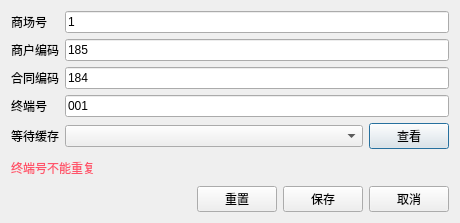
<?xml version="1.0" encoding="UTF-8"?>
<ui version="4.0">
 <class>w_sys_manage_outer_pay_set_isoft</class>
 <widget class="QDialog" name="w_sys_manage_outer_pay_set_isoft">
  <property name="geometry">
   <rect>
    <x>0</x>
    <y>0</y>
    <width>460</width>
    <height>223</height>
   </rect>
  </property>
  <property name="windowTitle">
   <string>Dialog</string>
  </property>
  <layout class="QVBoxLayout" name="verticalLayout">
   <item>
    <layout class="QGridLayout" name="gridLayout" columnstretch="0,1,0">
     <item row="3" column="0">
      <widget class="QLabel" name="label_4">
       <property name="text">
        <string>终端号</string>
       </property>
      </widget>
     </item>
     <item row="0" column="0">
      <widget class="QLabel" name="label">
       <property name="text">
        <string>商场号</string>
       </property>
      </widget>
     </item>
     <item row="1" column="0">
      <widget class="QLabel" name="label_2">
       <property name="text">
        <string>商户编码</string>
       </property>
      </widget>
     </item>
     <item row="2" column="0">
      <widget class="QLabel" name="label_3">
       <property name="text">
        <string>合同编码</string>
       </property>
      </widget>
     </item>
     <item row="4" column="0">
      <widget class="QLabel" name="label_6">
       <property name="text">
        <string>等待缓存</string>
       </property>
      </widget>
     </item>
     <item row="4" column="1">
      <widget class="QComboBox" name="comboBox_upload_caches"/>
     </item>
     <item row="4" column="2">
      <widget class="QPushButton" name="pushButton_show">
       <property name="text">
        <string>查看</string>
       </property>
      </widget>
     </item>
     <item row="3" column="1" colspan="2">
      <widget class="QLineEdit" name="isoft_PosId">
       <property name="text">
        <string>001</string>
       </property>
      </widget>
     </item>
     <item row="2" column="1" colspan="2">
      <widget class="QLineEdit" name="isoft_ContractId">
       <property name="text">
        <string>184</string>
       </property>
      </widget>
     </item>
     <item row="1" column="1" colspan="2">
      <widget class="QLineEdit" name="isoft_TenantId">
       <property name="text">
        <string>185</string>
       </property>
      </widget>
     </item>
     <item row="0" column="1" colspan="2">
      <widget class="QLineEdit" name="isoft_PropertyId">
       <property name="text">
        <string>1</string>
       </property>
      </widget>
     </item>
    </layout>
   </item>
   <item>
    <widget class="QLabel" name="label_5">
     <property name="styleSheet">
      <string notr="true">color:#ff546b;</string>
     </property>
     <property name="text">
      <string>终端号不能重复</string>
     </property>
    </widget>
   </item>
   <item>
    <layout class="QHBoxLayout" name="horizontalLayout">
     <item>
      <spacer name="horizontalSpacer">
       <property name="orientation">
        <enum>Qt::Horizontal</enum>
       </property>
       <property name="sizeHint" stdset="0">
        <size>
         <width>40</width>
         <height>20</height>
        </size>
       </property>
      </spacer>
     </item>
     <item>
      <widget class="QPushButton" name="pushButton_reset">
       <property name="text">
        <string>重置</string>
       </property>
      </widget>
     </item>
     <item>
      <widget class="QPushButton" name="pushButton_ok">
       <property name="text">
        <string>保存</string>
       </property>
      </widget>
     </item>
     <item>
      <widget class="QPushButton" name="pushButton_exit">
       <property name="text">
        <string>取消</string>
       </property>
      </widget>
     </item>
    </layout>
   </item>
  </layout>
 </widget>
 <resources/>
 <connections/>
</ui>
